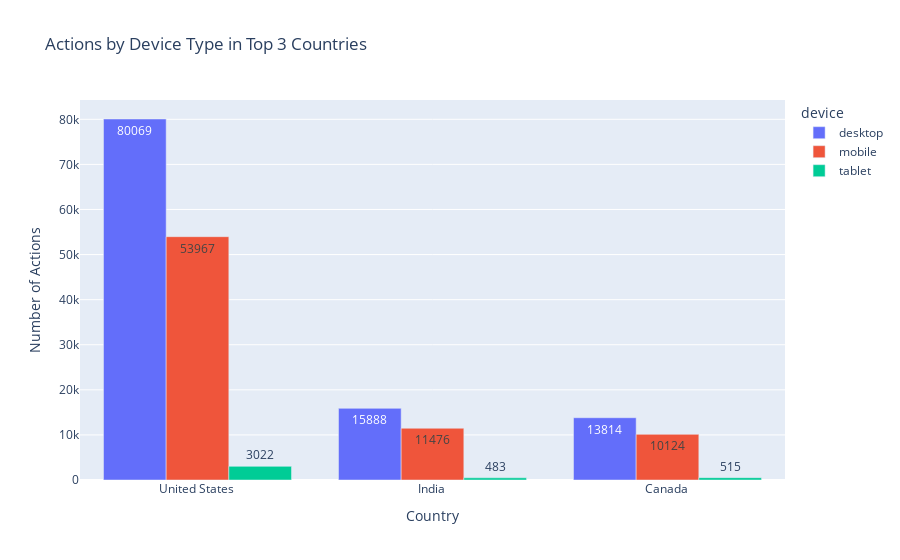

The cell this chart's notebook holds for it:
### Markdown cell above
**VISUALIZATION**

### Code cell
device_action_counts = Google_sales_Data.groupby(['Country', 'device']).size().reset_index(name='count')

total_counts = device_action_counts.groupby('Country')['count'].sum().reset_index()
top_countries = total_counts.nlargest(3, 'count')['Country']

top_device_actions = device_action_counts[device_action_counts['Country'].isin(top_countries)]

top_device_actions = top_device_actions.sort_values(by='count', ascending=False)
fig = px.bar(top_device_actions, 
    x='Country', 
    y='count', 
    color='device', 
   barmode='group', 
     title='Actions by Device Type in Top 3 Countries',
    labels={'count': 'Number of Actions', 'Country': 'Country'},
    text='count')
        fig.show()

### Figure 1 — Plotly figure (JSON) as saved in the notebook; plotly's stock layout.template omitted (floating-point values rounded to 4 significant figures)
{"data": [{"alignmentgroup": "True", "hovertemplate": "device=desktop<br>Country=%{x}<br>Number of Actions=%{text}<extra></extra>", "legendgroup": "desktop", "marker": {"color": "#636efa", "pattern": {"shape": ""}}, "name": "desktop", "offsetgroup": "desktop", "orientation": "v", "showlegend": true, "text": [80069, 15888, 13814], "textposition": "auto", "type": "bar", "x": ["United States ", "India ", "Canada "], "xaxis": "x", "y": [80069, 15888, 13814], "yaxis": "y"}, {"alignmentgroup": "True", "hovertemplate": "device=mobile<br>Country=%{x}<br>Number of Actions=%{text}<extra></extra>", "legendgroup": "mobile", "marker": {"color": "#EF553B", "pattern": {"shape": ""}}, "name": "mobile", "offsetgroup": "mobile", "orientation": "v", "showlegend": true, "text": [53967, 11476, 10124], "textposition": "auto", "type": "bar", "x": ["United States ", "India ", "Canada "], "xaxis": "x", "y": [53967, 11476, 10124], "yaxis": "y"}, {"alignmentgroup": "True", "hovertemplate": "device=tablet<br>Country=%{x}<br>Number of Actions=%{text}<extra></extra>", "legendgroup": "tablet", "marker": {"color": "#00cc96", "pattern": {"shape": ""}}, "name": "tablet", "offsetgroup": "tablet", "orientation": "v", "showlegend": true, "text": [3022, 515, 483], "textposition": "auto", "type": "bar", "x": ["United States ", "Canada ", "India "], "xaxis": "x", "y": [3022, 515, 483], "yaxis": "y"}], "layout": {"autosize": true, "barmode": "group", "dragmode": "zoom", "legend": {"title": {"text": "device"}, "tracegroupgap": 0}, "title": {"text": "Actions by Device Type in Top 3 Countries"}, "xaxis": {"anchor": "y", "autorange": true, "domain": [0, 1], "range": [-0.5, 2.5], "title": {"text": "Country"}, "type": "category"}, "yaxis": {"anchor": "x", "autorange": true, "domain": [0, 1], "range": [0, 84280.0], "title": {"text": "Number of Actions"}, "type": "linear"}}}
